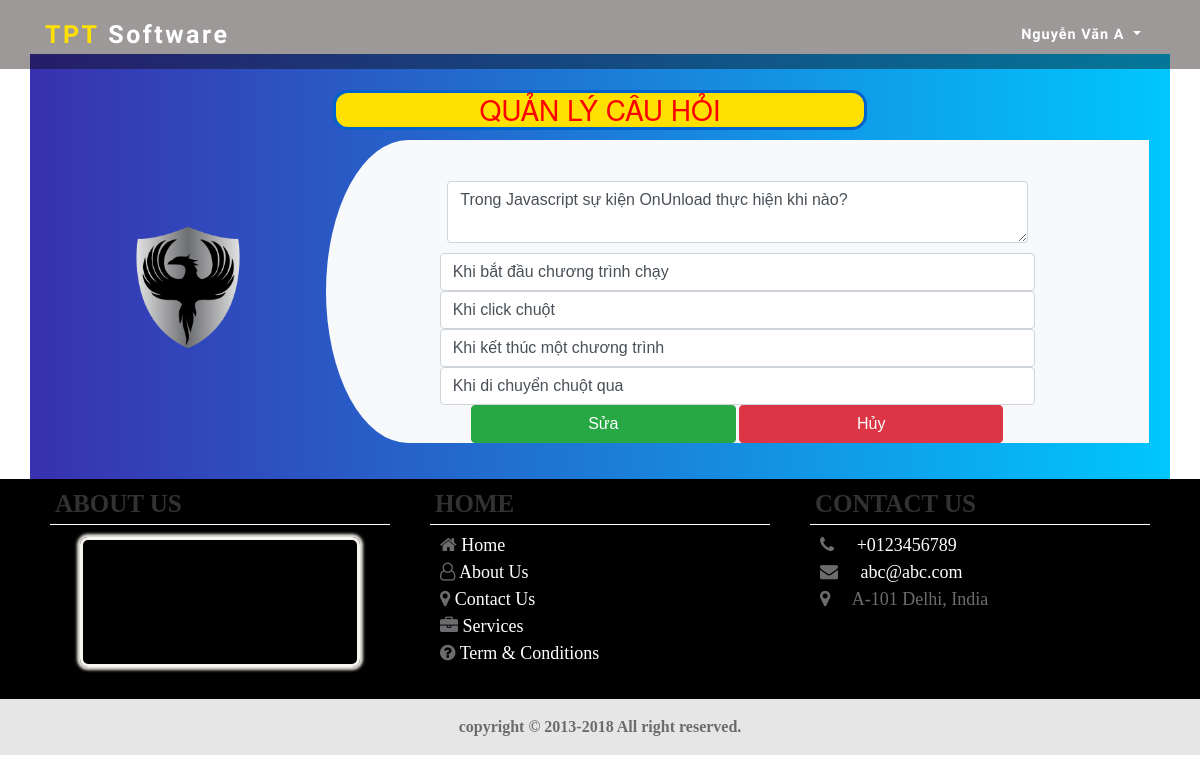
Page /user/view/update_answer.php?id_question=1 (signed in) on the committed database.
### tables this page shows
CREATE TABLE `tb_user` (
  `id_user` int(11) NOT NULL,
  `name` varchar(20) NOT NULL,
  `address` varchar(50) DEFAULT NULL,
  `phone` varchar(10) DEFAULT NULL,
  `gender` varchar(4) DEFAULT NULL,
  `id_pack_subject` int(11) NOT NULL,
  `account` varchar(50) NOT NULL,
  `password` varchar(50) NOT NULL
);

CREATE TABLE `tb_question` (
  `id_question` int(11) NOT NULL,
  `content` text NOT NULL,
  `level` char(1) NOT NULL,
  `id_subject` int(11) NOT NULL
);

CREATE TABLE `tb_answer` (
  `id_answer` int(11) NOT NULL,
  `id_question` int(11) NOT NULL,
  `answer` text NOT NULL,
  `type` int(11) NOT NULL
);

### user/view/update_answer.php (the view, shortened to what this page needs)
<?php
    include"../../connect/connectDB.php";
?>
<!DOCTYPE html>
<html>
<head>
    <link href="/create-quest/css/bootstrap.min.css" rel="stylesheet" id="bootstrap-css">
    <link rel="stylesheet" type="text/css" href="/create-quest/css/footer.css">
    <link href="https://maxcdn.bootstrapcdn.com/font-awesome/4.7.0/css/font-awesome.min.css" rel="stylesheet">
    <link rel="stylesheet" type="text/css" href="/create-quest/css/easyui.css">
    <link rel="stylesheet" type="text/css" href="/create-quest/css/registeruser.css">
    <link rel="stylesheet" type="text/css" href="/create-quest/css/icon.css">
    <link rel="stylesheet" type="text/css" href="/create-quest/css/demo.css">
    <link rel="stylesheet" type="text/css" href="/create-quest/css/header.css">
</head>
<body>
<nav class="navbar navbar-expand-md navbar-dark fixed-top" id="banner">
    <div class="container">
  <a class="navbar-brand" href="../../index.php"><span>TPT</span> Software</a>
  <div class="collapse navbar-collapse" id="collapsibleNavbar">
        <ul class="navbar-nav ml-auto">
        <?php
          if(isset($_SESSION['id_user'])){
            $id_user = $_SESSION['id_user'];
            $sql = mysqli_query($con,"SELECT * FROM tb_user WHERE id_user ='$id_user'");
            $row = mysqli_fetch_assoc($sql);
        ?>
        <li class="nav-item dropdown">
          <a class="nav-link dropdown-toggle" href="#" id="navbardrop" data-toggle="dropdown">
            <?php echo $row['name'] ?>
          </a>
        </li>
        <?php
          }else{
        ?>
        <li class="nav-item">
            <a class="nav-link" href="user/view/formlogin.html">Đăng nhập</a>
          </li>
        <?php
        } ?>
        </ul>
      </div>
        </div>
    </nav>
<br>
<form method="POST" action="../model/update_answer.php">
    <div class="container register">
        <h3 class="title-header">Quản lý câu hỏi</h3>
        <div class="row">
            <div class="col-md-3 register-left">
                <img src="../css/img/phoenix.png"/>
            </div>
            <div class="col-md-9 register-right">
                <div class="tab-content" id="myTabContent">
                    <div class="tab-pane fade show active text-center" id="home" role="tabpanel" aria-labelledby="home-tab">
                        <div class="input-group-prepend">
                            <?php
								if(isset($_GET['id_question'])){
									$id_question = $_GET['id_question'];
                                    $sql = mysqli_query($con,"SELECT * FROM tb_question WHERE id_question = '$id_question'");
                                    $row = mysqli_fetch_assoc($sql);
                                    $sql_answer = mysqli_query($con,"SELECT * FROM tb_answer WHERE id_question = '$id_question'");
                                    $A = array('A','B','C','D','E','F','G','H','I','J','K','L');
                                    $i = 0;
							?>
							<textarea type="text" class="form-control col-md-9 pd-2" aria-label="Text input with dropdown button" name="quest"><?php echo $row['content'] ?>
							</textarea>
						</div>
						<div>
							<?php
									while ($row_answer = mysqli_fetch_assoc($sql_answer)) {
							?>
							<input class="form-control col-md-9 pd-2" type="text" name="ans<?php echo $A[$i]; ?>" value="<?php echo $row_answer['answer'] ?>">
							<?php
                                    $i++;
									}
								}
							?>
                        </div>
                        <button class="btn btn-success col-md-4" name="edit">Sửa</button>
                        <button class="btn btn-danger col-md-4" name="cancel">Hủy</button>
                    </div>
                </div>
            </div>
        </div>
    </div>
</form>
<?php
    include"../../footer/footer.php"
?>

### css/registeruser.css (style rules this page uses)
.register { background: -webkit-linear-gradient(left, #3931af, #00c6ff); margin-top: 3%; padding: 3%; }
.register-left { text-align: center; color: #fff; margin-top: 4%; }
.register-right { background: #f8f9fa; border-top-left-radius: 10% 50%; border-bottom-left-radius: 10% 50%; }
.register-left img { margin-top: 15%; margin-bottom: 5%; width: 55%; -webkit-animation: mover 2s infinite alternate; animation: mover 1s infinite alternate; }
.title-header { background-color: #ffe000; border-radius: 15px 15px; border: 3px solid #0062cc; width: 50%; text-align: center; color: red; font-family: 'Helvetica Neue'; margin: auto auto 10px auto; }
.input-group-prepend { padding: 10px; }

### css/demo.css (style rules this page uses)
body { font-family:verdana,helvetica,arial,sans-serif; padding:20px; font-size:12px; margin:0; }

### css/header.css (style rules this page uses)
body { padding: 0; }
h1,h2,h3,h4,h5,h6 { color:#323233;text-transform:uppercase; }
.navbar-brand span { color: #ffe000; font-size:25px;font-weight:700;letter-spacing:0.1em; font-family: 'Kaushan Script','Helvetica Neue',Helvetica,Arial,cursive; }
.navbar-brand { color: #fff!important; font-size:25px; font-family: 'Kaushan Script','Helvetica Neue',Helvetica,Arial,cursive; font-weight:700; letter-spacing:0.1em; }
.navbar-nav .nav-item .nav-link { padding: 1.1em 1em!important; font-size: 120%; font-weight: 500; letter-spacing: 1px; color: #fff; font-weight: bold; font-family: 'Gothic A1', sans-serif; }
nav { background: rgba(10, 0, 0, 0.4); -webkit-transition: padding-top .3s,padding-bottom .3s; -moz-transition: padding-top .3s,padding-bottom .3s; transition: padding-top .3s,padding-bottom .3s; border: none; }
#home { padding-top: 4%; }
textarea.form-control.col-md-9 { margin-left: auto; margin-right: auto; }
input.form-control.col-md-9 { margin-left: auto; margin-right: auto; }

### rows in the picture
tb_user: name "Nguyễn Văn A"
tb_question: quest "Trong Javascript sự kiện OnUnload thực hiện khi nào?"
tb_answer: ansA "Khi bắt đầu chương trình chạy"
tb_answer: ansB "Khi click chuột"
tb_answer: ansC "Khi kết thúc một chương trình"
tb_answer: ansD "Khi di chuyển chuột qua"
